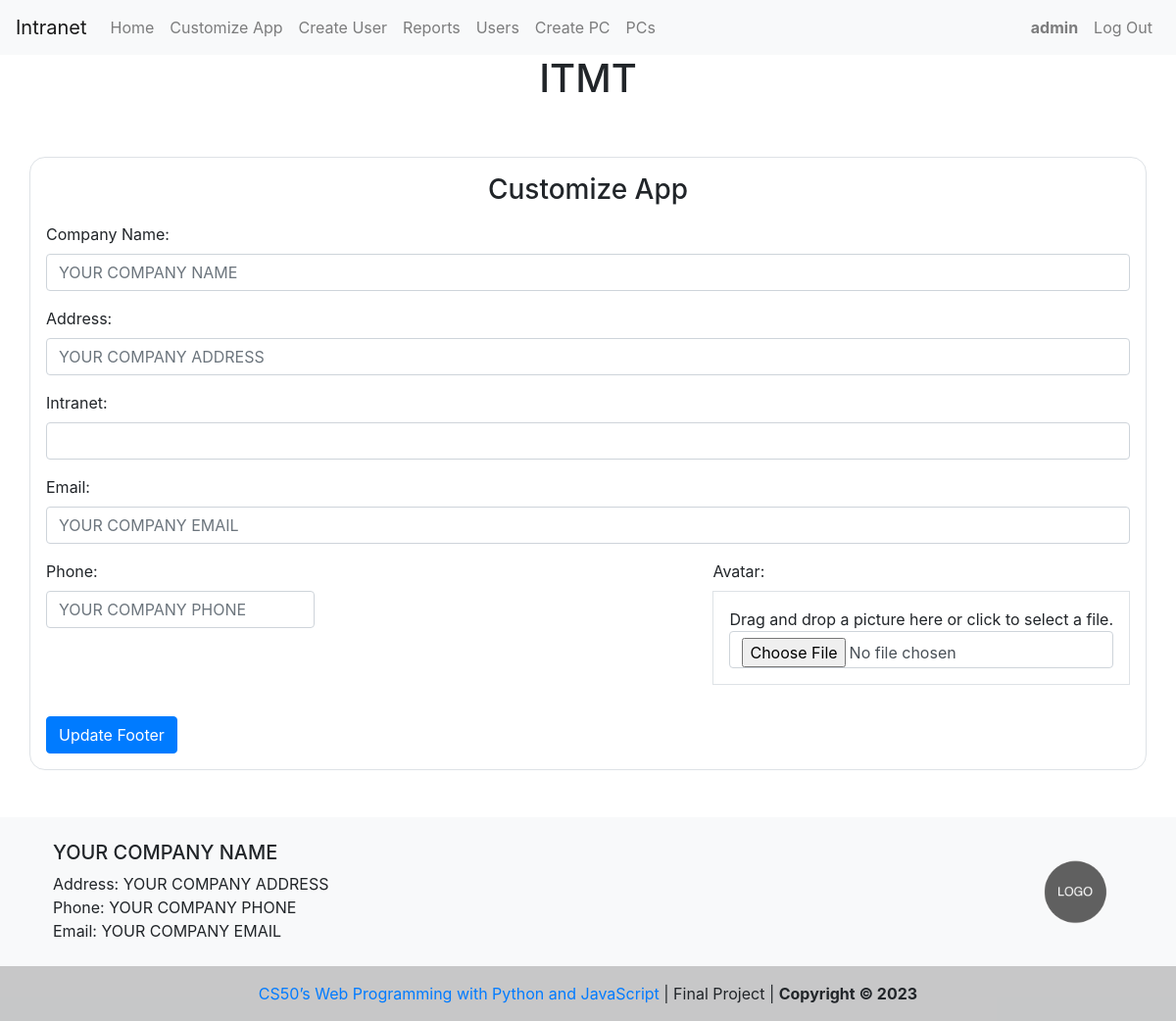
The page /customize_app (signed in) on the database its author committed.
### capstone/models.py (models this page shows)
class User(AbstractUser):
    pass

class Footer(models.Model):
    company_name = models.CharField(max_length=255)
    company_address = models.CharField(max_length=255)
    company_phone = models.CharField(max_length=20)
    company_email = models.EmailField(default="")
    company_avatar = models.ImageField(upload_to="company_logo/")

### capstone/views.py (the view, shortened to what this page needs)
# urls.py: path("customize_app", views.customize_app, name="customize_app"),
@login_required
def customize_app(request):
    footer = Footer.objects.first()
    intranet = Intranet.objects.first()
    return render(request, "capstone/customize_app.html")

### capstone/context_processors.py (called while the page is built)
def footer_processor(request):
    footer = Footer.objects.first()
    return {
        "company_name": footer.company_name,
        "company_address": footer.company_address,
        "company_phone": footer.company_phone,
        "company_email": footer.company_email,
        "company_avatar": footer.company_avatar,
    }

### capstone/templates/capstone/customize_app.html (shortened to what this page needs)
{% extends "capstone/layout.html" %}
{% block body %}
{% if user.is_authenticated %}
{% if user.username == 'admin' %}
<div class="container mt-5 border p-3 br-3">
  <h3 class="mb-3 text-center">Customize App</h3>
  <form action="{% url 'customize_app' %}" method="POST" enctype="multipart/form-data">
    <div class="form-group">
      <label for="company_name">Company Name:</label>
      <input
        class="form-control"
        type="text"
        id="company_name"
        name="company_name"
        placeholder="{{ company_name }}"
      />
    </div>
    <div class="form-group">
      <label for="company_address">Address:</label>
      <input
        class="form-control"
        type="text"
        id="company_address"
        name="company_address"
        placeholder="{{ company_address }}"
      />
    </div>
    <div class="form-group">
      <label for="company_intranet">Intranet:</label>
      <input
        class="form-control"
        type="text"
        id="company_intranet"
        name="company_intranet"
        placeholder="{{ company_intranet }}"
      />
    </div>
    <div class="form-group">
      <label for="company_email">Email:</label>
      <input
        class="form-control"
        type="text"
        id="company_email"
        name="company_email"
        placeholder="{{ company_email }}"
      />
    </div>
     <div class="d-flex justify-content-between">
      <div class="form-group">
        <label for="company_phone">Phone:</label>
        <input
          class="form-control"
          type="text"
          id="company_phone"
          name="company_phone"
          placeholder="{{ company_phone }}"
        />
      </div>
    <div class="form-group">
      <label for="avatar">Avatar:</label>
      <div id="avatarDropzone" class="border p-3 text-center">
        Drag and drop a picture here or click to select a file.
      <input
        class="form-control"
        type="file"
        id="company_avatar"
        name="company_avatar"
      />
    </div>
    </div>
  </div>
    <button type="submit" class="btn btn-primary mt-3">Update Footer</button>
  </form>
</div>
{% endif %}
{% endif %}
{% endblock %}

### capstone/templates/capstone/layout.html (shortened to what this page needs)
{% load static %}
<!DOCTYPE html>
<html lang="en">
  <head>
    <link
      rel="stylesheet"
      href="https://cdn.jsdelivr.net/npm/intl-tel-input@18.1.1/build/css/intlTelInput.css"
    />
    <link
      rel="stylesheet"
      href="https://stackpath.bootstrapcdn.com/bootstrap/4.4.1/css/bootstrap.min.css"
    />
    <link href="{% static 'capstone/styles.css' %}" rel="stylesheet" />
  </head>
  <body>
    <nav class="navbar navbar-expand-lg navbar-light bg-light">
      <a class="navbar-brand" href="{{ company_intranet|default:'#'}}" rel="noopener noreferrer" target="{{ company_intranet|yesno:'blank' }}">Intranet</a>
      <div class="navbar-collapse">
        <ul class="navbar-nav mr-auto">
          {% if user.is_authenticated %}
          <li class="nav-item">
            <a class="nav-link" href="{% url 'index' %}">Home</a>
          </li>
          <li class="nav-item">
            {% if user.username == 'admin' %}
            <a class="nav-link" href="{% url 'customize_app' %}">Customize App</a>
          </li>
          <li class="nav-item">
            <a class="nav-link" href="{% url 'create_user' %}">Create User </a>
          </li>
          <li class="nav-item">
            <a class="nav-link" href="{% url 'reports' %}">Reports</a>
          </li>
          <li class="nav-item">
            <a class="nav-link" href="{% url 'users' %}">Users</a>
          </li>
          <li class="nav-item">
            <a class="nav-link" href="{% url 'create_pc' %}">Create PC</a>
          </li>
          <li class="nav-item">
            <a class="nav-link" href="{% url 'pcs' %}">PCs</a>
          </li>
          {% endif %}
        </ul>
        <ul class="navbar-nav ml-auto">
          <li class="nav-item">
            <a class="nav-link" href="#"
              ><strong>{{ user.username }}</strong></a
            >
          </li>
          <li class="nav-item">
            <a class="nav-link" href="{% url 'logout' %}">Log Out</a>
          </li>
          {% else %}
          <li class="nav-item">
            <a class="nav-link" href="{% url 'login' %}">Log In</a>
          </li>
        </ul>
        {% endif %}
      </div>
    </nav>
    {% if user.is_authenticated %}
    <h1 class="d-flex justify-content-center">ITMT</h1>
    {% endif %}
    <div class="body content">
      {% block body %}
      {% endblock %}
    </div>
  </body>
  {% include 'capstone/footer.html' %}
</html>

### capstone/templates/capstone/footer.html
<footer class="bg-light text-lg-start mt-5">
  <div class="container p-4">
    <div class="row">
      <div class="col-lg-6 col-md-12 mb-4 mb-md-0">
        <h5 class="text-uppercase">{{ company_name }}</h5>
        <div>
          <p class="m-0">Address: {{ company_address }}</p>
          <p class="m-0">Phone: {{ company_phone }}</p>
          <p class="m-0">Email: {{ company_email }}</p>
        </div>
      </div>
      <div
        class="col-lg-6 col-md-12 mb-4 mb-md-0 d-flex justify-content-end align-items-center"
      >
      <img src="{{ company_avatar.url|default:'/media/company_logo/logo-placeholder-image.png'}}" alt="{{company_name}} Logo" class="rounded-circle" style="height: 6rem; width: 6rem; object-fit: cover" />
      </div>
    </div>
  </div>
  <div class="text-center p-3 footer">
    <a href="https://cs50.harvard.edu/web/2020/" class="text-decoration-none" target="blank" rel="noopener noreferrer">CS50’s Web Programming with Python and JavaScript</a> | Final Project |
    <b>Copyright © 2023</b>
  </div>
</footer>

### capstone/static/capstone/styles.css (style rules this page uses)
:root { --border-color: #80bdff; --box-shadow: 0 0 0 0.2rem rgba(0, 123, 255, 0.25); }
body { display: flex; min-height: 100vh; flex-direction: column; }
.content { flex: 1; }
.br-3 { border-radius: 1rem; }
.footer { background-color: rgba(0, 0, 0, 0.2); }

### rows shown on the page
User: username "admin"
Footer: company_name "YOUR COMPANY NAME", company_address "YOUR COMPANY ADDRESS", company_email "YOUR COMPANY EMAIL", company_phone "YOUR COMPANY PHONE"
